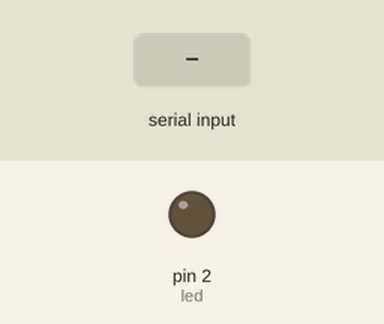
Simulated run of this sketch. Board: Arduino Uno, built with avr-gcc and run on an emulated ATmega328P. On the bench: output pins drawn as LEDs (lit = HIGH). Dashed ring = blinking. The inputs (shaded band) are chosen by the test bench.

Above: at 1.2 s.
1.3 s: "p" received over the second serial link
At 1.7 s:
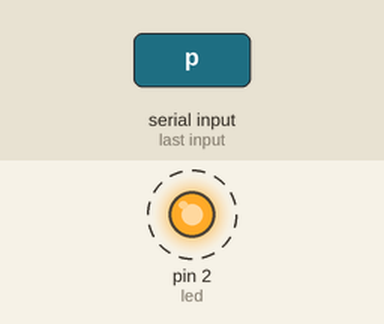
4.3 s: "a" received over the second serial link
At 5.3 s:
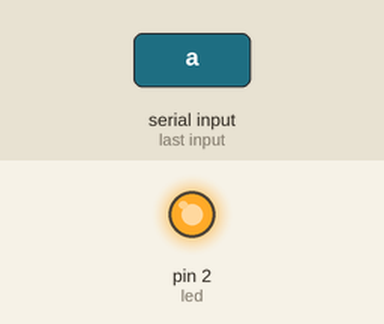
5.8 s: "b" received over the second serial link
At 6.5 s:
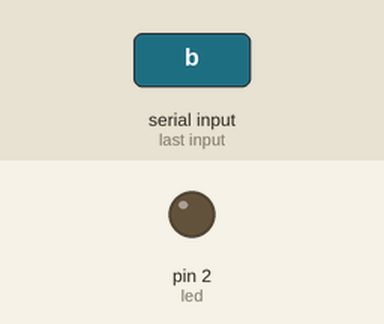
Timing chart, 0 to 8.8 s (numbered marks = the images above; inputs shaded):
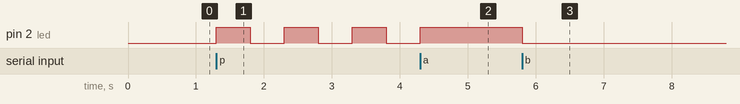

The sketch:

arduino_bluetooth.ino
```cpp
#include <SoftwareSerial.h>       // necessario importar a biblioteca SoftwareSerial, pois ela faz o gerenciamento de entrada e saida serial do arduino.

SoftwareSerial serial(8, 9);      // Definição de um objeto SoftwareSerial, pinos 8 e 9, como RX e TX, respectivamente.

String data;                      // A String data será utilizada para armazenar dados vindos do Android.
int led = 2;                      // O led conectado ao pino 2.

void setup() {
  serial.begin(9600);
  pinMode(led, OUTPUT);           // led em modo de saida.
}


void loop() {

  // No início de cada loop, é verificado se há algo no buffer
  // Se houver bytes disponíveis, significa
  // que o Android enviou algo, então é feita a leitura do novo caractere.

  while(serial.available() > 0)   // verificando se algo foi recebido.
    data = char(serial.read());   // salvando dado recebida na String data.

  // EXEMPLO DE LEITURA DO DADO RECEBIDO.

  // ligar
  if(data == "a")
    digitalWrite(led, HIGH);


  // desligar
  if(data == "b")
    digitalWrite(led, LOW);

  // piscar
  if(data == "p") {
      digitalWrite(led, HIGH);
      delay(500);
      digitalWrite(led, LOW);
      delay(500);
  }


}
```

Measured:
- after the input at 1.3 s, pin 2 (led): alternates HIGH for 0.50 s and LOW for 0.50 s, starting at once
- after the input at 4.3 s, pin 2 (led): goes on until 4.3 s, then stays HIGH
- after the input at 5.8 s, pin 2 (led): HIGH → LOW at once
